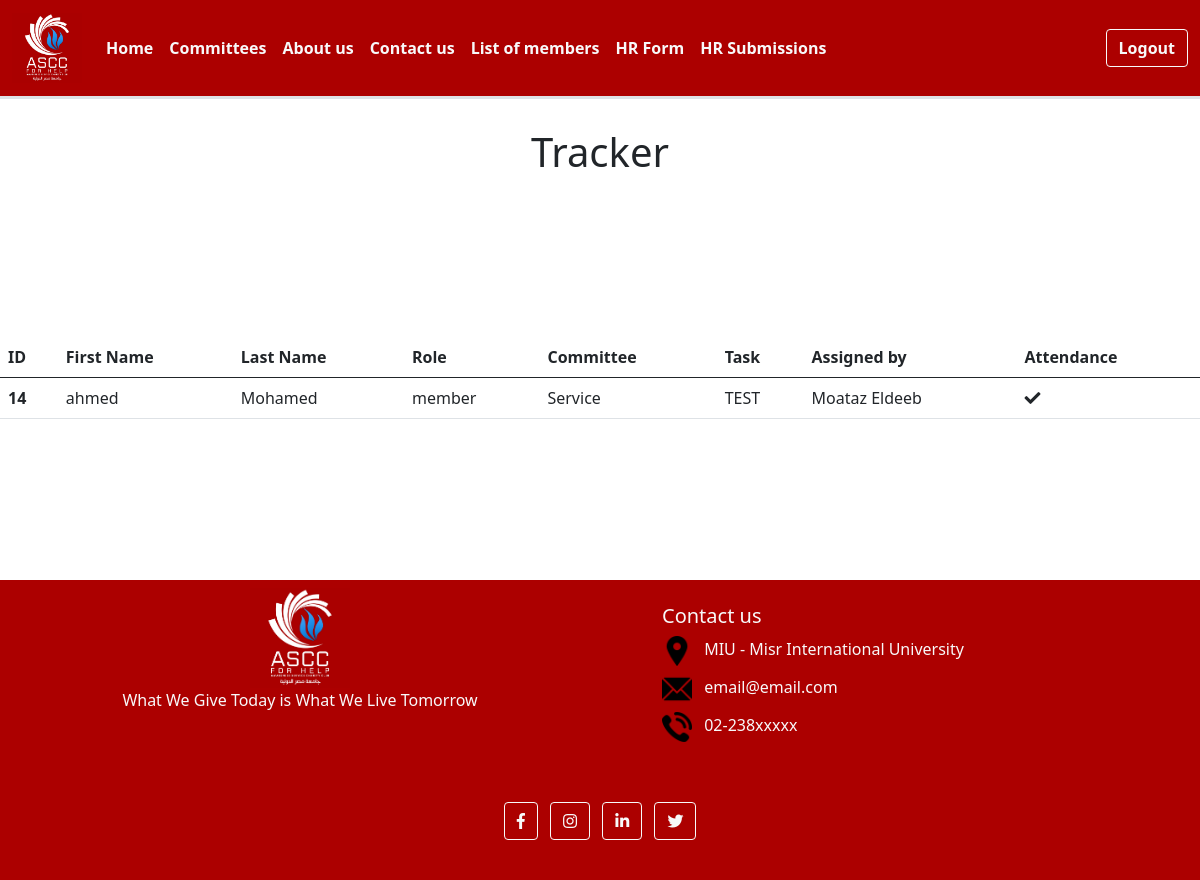
Screenshot of /tracker (signed in) with the database file from the repository.
### Asec/models.py (models this page shows, shortened)
class Tracker(models.Model):
    assigned_to = models.ForeignKey("User", on_delete=models.CASCADE,default='-1',related_name='assigned_to')
    task = models.CharField(max_length=255,default='No task yet')
    attendance = models.BooleanField(null=False,default=True)
    assigned_by = models.ForeignKey("User", on_delete=models.CASCADE,default='-1',related_name='assigned_by')

class User(AbstractUser):
    committeeId = models.ForeignKey("Committee", on_delete=models.CASCADE)
    roleId = models.ForeignKey("Role", on_delete=models.CASCADE)

class Role(models.Model):
    name = models.CharField(max_length=20)
    urlId = models.ManyToManyField("Urls")

class Committee(models.Model):
    name = models.CharField(max_length=30)
    description = models.CharField(max_length=255)
    photo = models.CharField(max_length=30)
    headId = models.ForeignKey("User", on_delete=models.CASCADE)

### Asec/views.py (the view)
# urls.py: path("tracker", views.tracker, name="tracker"),
def tracker(request):
    if is_allowed(request,'tracker'):
        return render(request, "Committee/show_tracker.html", {
            "trackers": Tracker.objects.all()
        })
    else:
        return HttpResponse("<h2>Page requires admin previliges</h2>")

### Asec/views.py (called while the page is built)
def is_allowed(request, urlName):
    if request.user.is_anonymous:
        return False
    else:
        roleId = Role.objects.get(id= request.user.roleId.pk)
        url = Urls.objects.get(name= urlName)
        return url.role_set.filter(pk=roleId.pk).exists()

### Asec/Templates/Committee/show_tracker.html
{% extends "General/layout.html" %}
{% block content %}
<h1 class="my-5 text-center">Tracker</h1>
<table class="table mb-5">
  <thead>
    <tr>
      <th scope="col">ID</th>
      <th scope="col">First Name</th>
      <th scope="col">Last Name</th>
      <th scope="col">Role</th>
      <th scope="col">Committee</th>
      <th scope="col">Task</th>
      <th scope="col">Assigned by</th>
      <th scope="col">Attendance</th>
    </tr>
  </thead>
  <tbody>
    {% for tracker in trackers%}
      <tr>
        <th scope="row">{{tracker.assigned_to.id}}</th>
        <td>{{tracker.assigned_to.first_name}}</td>
        <td>{{tracker.assigned_to.last_name}}</td>
        <td>{{tracker.assigned_to.roleId.name}}</td>
        <td>{{tracker.assigned_to.committeeId.name}}</td>
        <td>{{tracker.task}}</td>
        <td>{{tracker.assigned_by.first_name}} {{tracker.assigned_by.last_name}}</td>
        {% if tracker.attendance %}
          <td class="text_center"><i class="fas fa-check"></i></td>
        {% else %}
        <td><i class="fas fa-times" width="20px"></i></td>
        {% endif %}
      </tr>
    {% endfor %}
  </tbody>
</table>
{% endblock %}

### Asec/static/styles/general.css (style rules this page uses)
body { margin: 0; padding-top: 80px; background-color: rgb(250, 250, 250); }

### rows the page displays
Tracker: assigned_to.id "14", assigned_to.first_name "ahmed", assigned_to.last_name "Mohamed", assigned_to.roleId.name "member", assigned_to.committeeId.name "Service", task "TEST", assigned_by.first_name "Moataz", assigned_by.last_name "Eldeeb", attendance True (drawn)
